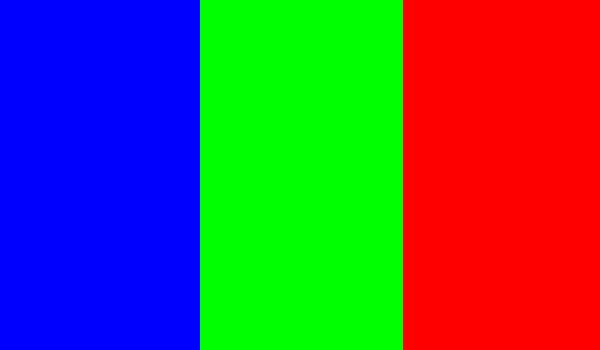
#> input picture resources/flag.png, 600 x 350 px
$ python t4_Basic_operations_on_images_2.py
#> lines starting #> are read from the running program, lines starting #| are printed output that depends on the picture; after the words box and inside, x2 and y2 are one past the last pixel; in counts of white or black regions, pixels touching at a corner belong together
import cv2
import numpy as np

path_to_image = '../resources/flag.png'
image = cv2.imread(path_to_image)
#> image is the input picture: shape (350, 600, 3); mean B, G, R 85, 86.3, 83.7
gray_image = cv2.cvtColor(image, cv2.COLOR_BGR2GRAY)
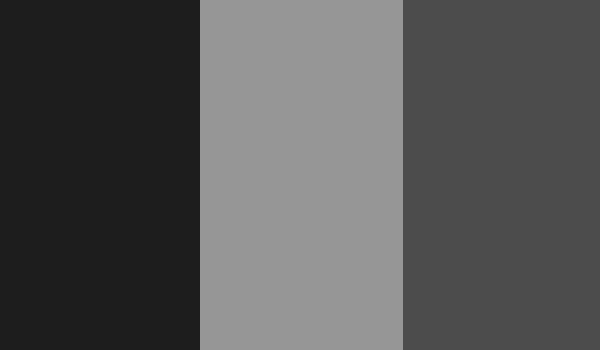
#> gray_image: shape (350, 600); min 29, max 150, mean 85.4

rows, cols, chs = image.shape
#> rows = 350; cols = 600; chs = 3
roi = image[100:rows, 0:400]
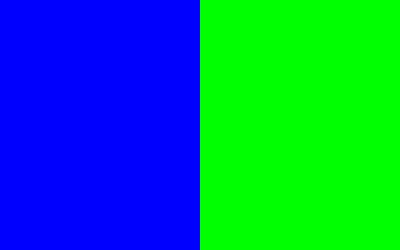
#> roi: shape (250, 400, 3); mean B, G, R 127.5, 127.5, 0

gray_image[175, 100] = 255
#> gray_image: shape (350, 600); under 0.01% of pixels changed, all inside (x1, y1, x2, y2) = (100, 175, 101, 176)

print(image)
#> (printed output is left out)
print(image.shape)
#| (350, 600, 3)
print(image[175, 300])
#| [  0 255   0]

image[175, 300] = (255, 0, 0)
#> image: shape (350, 600, 3); under 0.01% of pixels changed, all inside (x1, y1, x2, y2) = (300, 175, 301, 176)
image[175, 301] = (255, 0, 0)
#> image: shape (350, 600, 3); mean B, G, R 85, 86.3, 83.7
image[175, 302] = (255, 0, 0)
#> image: shape (350, 600, 3); mean B, G, R 85, 86.3, 83.7
image[175, 303] = (255, 0, 0)
#> image: shape (350, 600, 3); mean B, G, R 85, 86.3, 83.7
image[175, 304] = (255, 0, 0)
#> image: shape (350, 600, 3); mean B, G, R 85, 86.3, 83.7

cv2.imshow("image", image)
cv2.imshow("gray_image", gray_image)
cv2.imshow("roi", roi)

cv2.waitKey(0)
cv2.destroyAllWindows()
